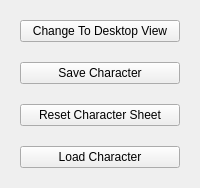
      <widget class="QWidget" name="menuTab_MainMenu">
       <attribute name="title">
        <string>Main Menu</string>
       </attribute>
       <layout class="QGridLayout" name="gridLayout_6" rowstretch="1,1,1,1" rowminimumheight="1,1,1,1">
        <property name="leftMargin">
         <number>20</number>
        </property>
        <property name="topMargin">
         <number>20</number>
        </property>
        <property name="rightMargin">
         <number>20</number>
        </property>
        <property name="bottomMargin">
         <number>20</number>
        </property>
        <property name="horizontalSpacing">
         <number>0</number>
        </property>
        <property name="verticalSpacing">
         <number>20</number>
        </property>
        <item row="0" column="0">
         <widget class="QPushButton" name="pushButton_DesktopMode">
          <property name="sizePolicy">
           <sizepolicy hsizetype="Expanding" vsizetype="Expanding">
            <horstretch>0</horstretch>
            <verstretch>0</verstretch>
           </sizepolicy>
          </property>
          <property name="text">
           <string>Change To Desktop View</string>
          </property>
         </widget>
        </item>
        <item row="1" column="0">
         <widget class="QPushButton" name="pushButton_SaveCharacter">
          <property name="sizePolicy">
           <sizepolicy hsizetype="Minimum" vsizetype="Minimum">
            <horstretch>0</horstretch>
            <verstretch>0</verstretch>
           </sizepolicy>
          </property>
          <property name="text">
           <string>Save Character</string>
          </property>
         </widget>
        </item>
        <item row="2" column="0">
         <widget class="QPushButton" name="pushButton_ResetCharacter">
          <property name="sizePolicy">
           <sizepolicy hsizetype="Minimum" vsizetype="Minimum">
            <horstretch>0</horstretch>
            <verstretch>0</verstretch>
           </sizepolicy>
          </property>
          <property name="text">
           <string>Reset Character Sheet</string>
          </property>
         </widget>
        </item>
        <item row="3" column="0">
         <widget class="QPushButton" name="pushButton_LoadCharacter">
          <property name="sizePolicy">
           <sizepolicy hsizetype="Minimum" vsizetype="Minimum">
            <horstretch>0</horstretch>
            <verstretch>0</verstretch>
           </sizepolicy>
          </property>
          <property name="text">
           <string>Load Character</string>
          </property>
         </widget>
        </item>
       </layout>
      </widget>
